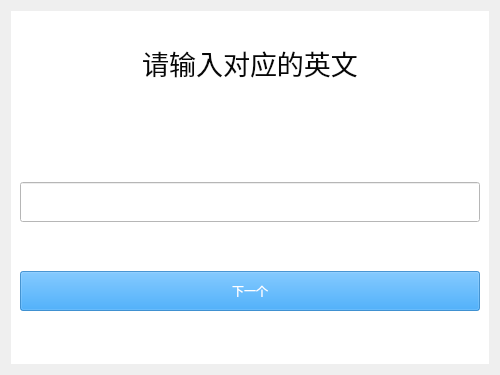
<?xml version="1.0" encoding="UTF-8"?>
<ui version="4.0">
 <class>Spelingmodel</class>
 <widget class="QWidget" name="Spelingmodel">
  <property name="geometry">
   <rect>
    <x>0</x>
    <y>0</y>
    <width>500</width>
    <height>375</height>
   </rect>
  </property>
  <property name="minimumSize">
   <size>
    <width>500</width>
    <height>375</height>
   </size>
  </property>
  <property name="maximumSize">
   <size>
    <width>500</width>
    <height>375</height>
   </size>
  </property>
  <property name="windowTitle">
   <string>Form</string>
  </property>
  <layout class="QVBoxLayout" name="verticalLayout_2">
   <item>
    <widget class="QWidget" name="widget" native="true">
     <property name="styleSheet">
      <string notr="true">background-color: rgb(255, 255, 255);</string>
     </property>
     <layout class="QGridLayout" name="gridLayout">
      <item row="1" column="0">
       <widget class="QLabel" name="label">
        <property name="font">
         <font>
          <pointsize>20</pointsize>
          <weight>50</weight>
          <bold>false</bold>
         </font>
        </property>
        <property name="styleSheet">
         <string notr="true">color: rgb(7, 7, 7);</string>
        </property>
        <property name="text">
         <string>请输入对应的英文</string>
        </property>
        <property name="alignment">
         <set>Qt::AlignCenter</set>
        </property>
       </widget>
      </item>
      <item row="4" column="0">
       <widget class="QLabel" name="AttrLabel">
        <property name="styleSheet">
         <string notr="true">color: rgb(137, 137, 137);</string>
        </property>
        <property name="text">
         <string/>
        </property>
        <property name="alignment">
         <set>Qt::AlignCenter</set>
        </property>
       </widget>
      </item>
      <item row="5" column="0">
       <widget class="QLineEdit" name="anserLabel">
        <property name="minimumSize">
         <size>
          <width>0</width>
          <height>40</height>
         </size>
        </property>
        <property name="maximumSize">
         <size>
          <width>16777215</width>
          <height>40</height>
         </size>
        </property>
        <property name="font">
         <font>
          <pointsize>13</pointsize>
         </font>
        </property>
        <property name="text">
         <string/>
        </property>
        <property name="alignment">
         <set>Qt::AlignCenter</set>
        </property>
       </widget>
      </item>
      <item row="9" column="0">
       <spacer name="horizontalSpacer">
        <property name="orientation">
         <enum>Qt::Horizontal</enum>
        </property>
        <property name="sizeHint" stdset="0">
         <size>
          <width>40</width>
          <height>20</height>
         </size>
        </property>
       </spacer>
      </item>
      <item row="3" column="0">
       <widget class="QLabel" name="CNLabel">
        <property name="font">
         <font>
          <pointsize>28</pointsize>
          <weight>75</weight>
          <bold>true</bold>
         </font>
        </property>
        <property name="styleSheet">
         <string notr="true">color: rgb(8, 0, 195);</string>
        </property>
        <property name="text">
         <string/>
        </property>
        <property name="alignment">
         <set>Qt::AlignCenter</set>
        </property>
       </widget>
      </item>
      <item row="7" column="0">
       <spacer name="verticalSpacer">
        <property name="orientation">
         <enum>Qt::Vertical</enum>
        </property>
        <property name="sizeHint" stdset="0">
         <size>
          <width>20</width>
          <height>40</height>
         </size>
        </property>
       </spacer>
      </item>
      <item row="8" column="0">
       <widget class="QPushButton" name="checkBtn">
        <property name="minimumSize">
         <size>
          <width>0</width>
          <height>40</height>
         </size>
        </property>
        <property name="styleSheet">
         <string notr="true">color: rgb(255, 255, 255);
background-color: rgba(0, 142, 255, 158);</string>
        </property>
        <property name="text">
         <string>下一个</string>
        </property>
       </widget>
      </item>
      <item row="0" column="0">
       <spacer name="verticalSpacer_4">
        <property name="orientation">
         <enum>Qt::Vertical</enum>
        </property>
        <property name="sizeHint" stdset="0">
         <size>
          <width>20</width>
          <height>40</height>
         </size>
        </property>
       </spacer>
      </item>
      <item row="10" column="0">
       <spacer name="verticalSpacer_3">
        <property name="orientation">
         <enum>Qt::Vertical</enum>
        </property>
        <property name="sizeHint" stdset="0">
         <size>
          <width>20</width>
          <height>40</height>
         </size>
        </property>
       </spacer>
      </item>
      <item row="2" column="0">
       <spacer name="verticalSpacer_2">
        <property name="orientation">
         <enum>Qt::Vertical</enum>
        </property>
        <property name="sizeHint" stdset="0">
         <size>
          <width>20</width>
          <height>40</height>
         </size>
        </property>
       </spacer>
      </item>
      <item row="6" column="0">
       <widget class="QLabel" name="note">
        <property name="text">
         <string/>
        </property>
       </widget>
      </item>
     </layout>
    </widget>
   </item>
  </layout>
 </widget>
 <resources/>
 <connections/>
</ui>
